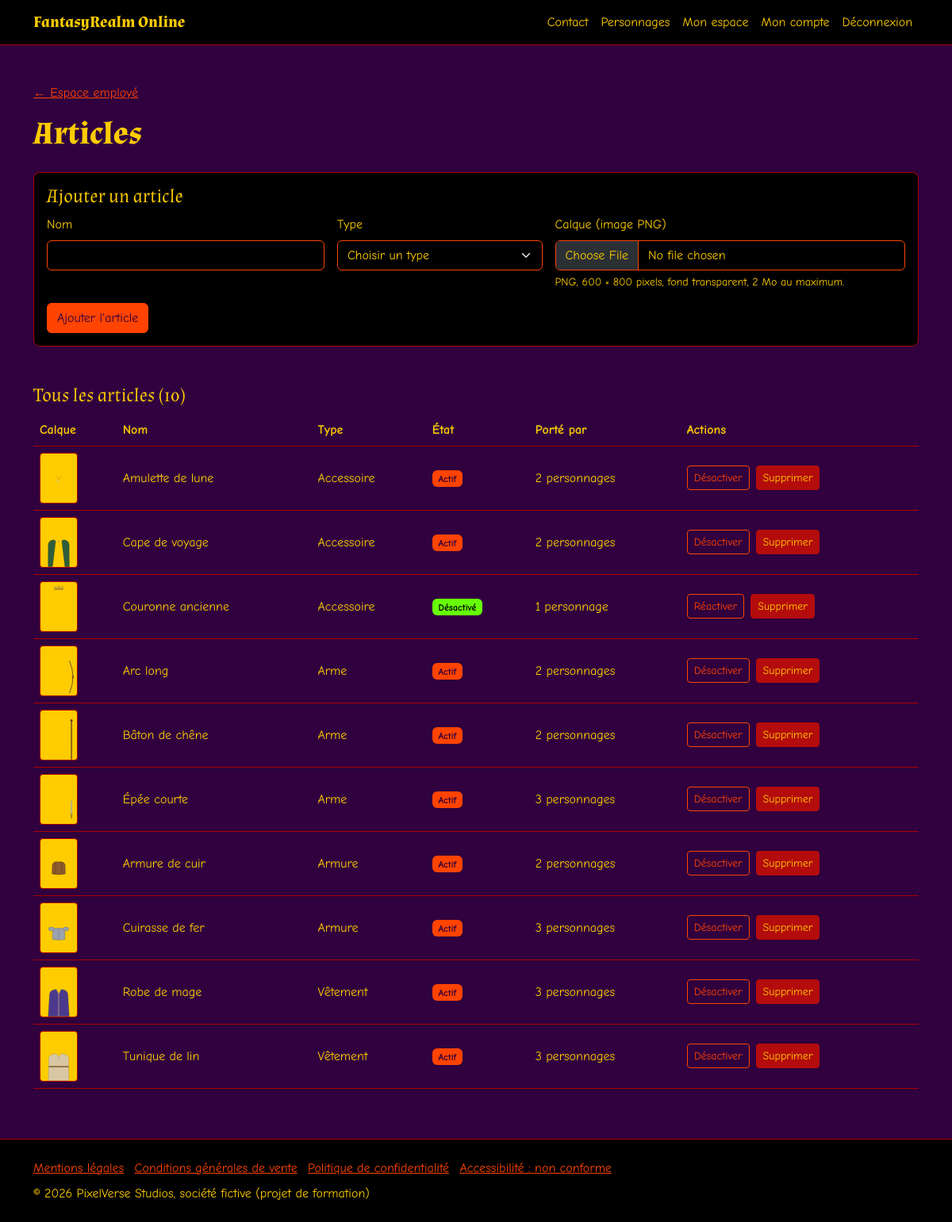
/employe/articles (signed in), run on the app's committed database.
### tables this page shows
CREATE TABLE article (
    id_article INT NOT NULL AUTO_INCREMENT,
    nom VARCHAR(50) NOT NULL,
     
    actif BOOLEAN NOT NULL DEFAULT TRUE,
     
     
    image VARCHAR(255) NOT NULL,
    type VARCHAR(50) NOT NULL,
    PRIMARY KEY (id_article),
     
    CONSTRAINT chk_article_type CHECK (type IN ('vetement', 'armure', 'accessoire', 'arme'))
);

### app/Controllers/Controller.php (called while the page is built, shortened)
<?php
class Controller
{
    protected function afficher(string $vue, string $titre, array $donnees = []): void
    {
        require __DIR__ . '/../Views/layout.php';
    }
}

### app/Controllers/EmployeController.php (called while the page is built, shortened)
<?php
class EmployeController extends Controller
{
    public function articles(): void
    {
        $this->afficherArticles([], '', '');
    }
    private function afficherArticles(array $erreurs, string $nom, string $type): void
    {
        $modele = new Article();
        $this->afficher('employe-articles', 'Articles (employé)', [
            'articles' => $modele->listerTous(),
            'types' => $modele->types(),
            'erreurs' => $erreurs,
            'nom' => $nom,
            'type' => $type,
        ]);
    }
}

### app/Core/Router.php (called while the page is built, shortened)
<?php
class Router
{
    private array $routes;
    public function __construct(array $routes)
    {
        $this->routes = $routes;
    }
    public function traiterRequete(): void
    {
        $cle = $this->construireCle();
        $nomMethode = $this->routes[$cle][1];
        $controleur = new $nomClasse();
        $controleur->$nomMethode();
    }
    private function construireCle(): string
    {
        $methode = $_SERVER['REQUEST_METHOD'];
        $chemin = parse_url($_SERVER['REQUEST_URI'], PHP_URL_PATH);
        return $methode . ' ' . $chemin;
    }
}

### public/index.php (called while the page is built, shortened)
<?php
$modeDeveloppement = isset($_ENV['APP_ENV']) && $_ENV['APP_ENV'] === 'dev';
try {
    $routes = require __DIR__ . '/../config/routes.php';
    $routeur = new App\Core\Router($routes);
    $routeur->traiterRequete();
} catch (Throwable $e) {
    if ($modeDeveloppement) {
        throw $e;
    }
    error_log(get_class($e) . ' : ' . $e->getMessage() . ' (' . $e->getFile() . ':' . $e->getLine() . ')');
    ob_clean();
    http_response_code(500);
    require __DIR__ . '/../app/Views/erreur-serveur.php';
}

### app/Core/Database.php (called while the page is built, shortened)
<?php
class Database
{
    private static ?PDO $connexion = null;
    public static function connexion(): PDO
    {
        if (self::$connexion === null) {
            $dsn = 'mysql:host=' . $_ENV['DB_HOST'] . ';dbname=' . $_ENV['DB_NAME'] . ';charset=utf8mb4';
            self::$connexion = new PDO($dsn, $_ENV['DB_USER'], $_ENV['DB_PASSWORD'], [
                PDO::ATTR_ERRMODE => PDO::ERRMODE_EXCEPTION,
                PDO::ATTR_DEFAULT_FETCH_MODE => PDO::FETCH_ASSOC,
                PDO::ATTR_EMULATE_PREPARES => false,
            ]);
        }
        return self::$connexion;
    }
}

### app/Models/Article.php (called while the page is built, shortened)
<?php
class Article
{
    public function listerTous(): array
    {
        $requete = Database::connexion()->query(
            'SELECT a.id_article, a.nom, a.type, a.image, a.actif, COUNT(d.id_personnage) AS nombre_personnages
             FROM article a
             LEFT JOIN dispose d ON d.id_article = a.id_article
             GROUP BY a.id_article, a.nom, a.type, a.image, a.actif
             ORDER BY a.type, a.nom'
        );
        return $requete->fetchAll();
    }
}

### app/Views/pages/employe-articles.php (the view, shortened to what this page needs)
<?php
$erreurs = $donnees['erreurs'];
?>
<div class="container py-5">
    <p><a href="/espace-employe">← Espace employé</a></p>
    <h1>Articles</h1>
    <section class="mt-4 filtres-galerie" aria-labelledby="titre-ajout">
        <h2 id="titre-ajout" class="h4">Ajouter un article</h2>
        <form method="post" action="/employe/article/ajouter" enctype="multipart/form-data">
            <div class="row g-3">
                <div class="col-md-4">
                    <label for="nom" class="form-label">Nom</label>
                    <input type="text" class="form-control<?php if (isset($erreurs['nom'])): ?> is-invalid<?php endif; ?>"
                           id="nom" name="nom" value="<?= htmlspecialchars($donnees['nom']) ?>" minlength="3" maxlength="50" required
                           <?php if (isset($erreurs['nom'])): ?>aria-invalid="true" aria-describedby="erreur-nom"<?php endif; ?>>
                </div>
                <div class="col-md-3">
                    <label for="type" class="form-label">Type</label>
                    <select class="form-select<?php if (isset($erreurs['type'])): ?> is-invalid<?php endif; ?>" id="type" name="type" required
                            <?php if (isset($erreurs['type'])): ?>aria-invalid="true" aria-describedby="erreur-type"<?php endif; ?>>
                        <option value="">Choisir un type</option>
                    </select>
                </div>
                <div class="col-md-5">
                    <label for="image" class="form-label">Calque (image PNG)</label>
                    <input type="file" class="form-control<?php if (isset($erreurs['image'])): ?> is-invalid<?php endif; ?>"
                           id="image" name="image" accept="image/png" required
                           aria-describedby="aide-image<?php if (isset($erreurs['image'])): ?> erreur-image<?php endif; ?>"
                           <?php if (isset($erreurs['image'])): ?>aria-invalid="true"<?php endif; ?>>
                    <div id="aide-image" class="form-text">PNG, 600 × 800 pixels, fond transparent, 2 Mo au maximum.</div>
                </div>
            </div>
            <button type="submit" class="btn btn-primary mt-3">Ajouter l'article</button>
        </form>
    </section>
    <section class="mt-5" aria-labelledby="titre-liste">
        <h2 id="titre-liste" class="h4">Tous les articles (<?= count($donnees['articles']) ?>)</h2>
        <div class="table-responsive">
            <table class="table align-middle">
                <thead>
                    <tr>
                        <th scope="col">Calque</th>
                        <th scope="col">Nom</th>
                        <th scope="col">Type</th>
                        <th scope="col">État</th>
                        <th scope="col">Porté par</th>
                        <th scope="col">Actions</th>
                    </tr>
                </thead>
                <tbody>
                    <?php foreach ($donnees['articles'] as $article): ?>
                        <?php
                        $nom = htmlspecialchars($article['nom']);
                        $nombre = (int) $article['nombre_personnages'];
                        ?>
                        <tr>
                            <td><img src="<?= htmlspecialchars($article['image']) ?>" alt="" class="miniature-article"></td>
                            <td><?= $nom ?></td>
                            <td><?= htmlspecialchars($donnees['types'][$article['type']]) ?></td>
                            <td>
                                <?php if ($article['actif']): ?>
                                    <span class="badge badge-partage">Actif</span>
                                <?php else: ?>
                                    <span class="badge badge-valide">Désactivé</span>
                                <?php endif; ?>
                            </td>
                            <td><?= $nombre ?> personnage<?php if ($nombre > 1): ?>s<?php endif; ?></td>
                            <td>
                                <div class="d-flex flex-wrap gap-2">
                                    <form method="post" action="/employe/article/basculer">
                                        <button type="submit" class="btn btn-sm btn-outline-primary">
                                            <?php if ($article['actif']): ?>Désactiver<?php else: ?>Réactiver<?php endif; ?><span class="visually-hidden"> <?= $nom ?></span>
                                        </button>
                                    </form>
                                    <form method="post" action="/employe/article/supprimer"
                                          data-confirmation="Supprimer définitivement « <?= $nom ?> » ? Il sera retiré de <?= $nombre ?> personnage(s).">
                                        <button type="submit" class="btn btn-sm btn-outline-danger">Supprimer<span class="visually-hidden"> <?= $nom ?></span></button>
                                    </form>
                                </div>
                            </td>
                        </tr>
                    <?php endforeach; ?>
                </tbody>
            </table>
        </div>
    </section>
</div>

### public/css/style.css (style rules this page uses)
:root { --couleur-fond: #30013e; --couleur-surface: #000000; --couleur-texte: #ffcc00; --couleur-bordure: #aa0000; --couleur-champ-fond: #000000; --couleur-bordure-champ: #ff4300; --couleur-primaire: #ff4300; --couleur-sur-primaire: #30013e; --couleur-secondaire: #aa0000; --couleur-sur-secondaire: #ffcc00; --couleur-focus: #ffcc00; --couleur-erreur: #b40c0c; --couleur-sur-erreur: #ffcc00; --couleur-succes: #66ff07; --couleur-avertissement: #18bdd0; --couleur-sur-etat: #000000; --couleur-avatar-fond: #ffcc00; --couleur-avatar-defaut: #9e9e9e; --couleur-lien-rgb: 255, 67, 0; --couleur-lien-survol-rgb: 255, 204, 0; --police-texte: "Comic Sans MS", "Comic Neue", "Comic Sans", "Chalkboard SE", cursive; --police-titre: "Almendra", Georgia, serif; }
:root { --bs-body-bg: var(--couleur-fond); --bs-body-color: var(--couleur-texte); --bs-body-font-family: var(--police-texte); --bs-emphasis-color: var(--couleur-texte); --bs-secondary-color: var(--couleur-texte); --bs-secondary-bg: var(--couleur-surface); --bs-border-color: var(--couleur-bordure); --bs-link-color-rgb: var(--couleur-lien-rgb); --bs-link-hover-color-rgb: var(--couleur-lien-survol-rgb); --bs-link-color: rgb(var(--couleur-lien-rgb)); --bs-link-hover-color: rgb(var(--couleur-lien-survol-rgb)); --bs-form-invalid-color: var(--couleur-sur-erreur); --bs-form-invalid-border-color: var(--couleur-sur-erreur); }
h1, h2, h3 { font-family: var(--police-titre); font-weight: 700; }
.btn-primary { --bs-btn-color: var(--couleur-sur-primaire); --bs-btn-bg: var(--couleur-primaire); --bs-btn-border-color: var(--couleur-primaire); --bs-btn-hover-color: var(--couleur-sur-secondaire); --bs-btn-hover-bg: var(--couleur-secondaire); --bs-btn-hover-border-color: var(--couleur-secondaire); --bs-btn-active-color: var(--couleur-sur-secondaire); --bs-btn-active-bg: var(--couleur-secondaire); --bs-btn-active-border-color: var(--couleur-secondaire); }
.btn-danger, .btn-outline-danger { --bs-btn-color: var(--couleur-sur-erreur); --bs-btn-bg: var(--couleur-erreur); --bs-btn-border-color: var(--couleur-erreur); --bs-btn-hover-color: var(--couleur-erreur); --bs-btn-hover-bg: var(--couleur-sur-erreur); --bs-btn-hover-border-color: var(--couleur-sur-erreur); --bs-btn-active-color: var(--couleur-erreur); --bs-btn-active-bg: var(--couleur-sur-erreur); --bs-btn-active-border-color: var(--couleur-sur-erreur); }
.btn-outline-primary { --bs-btn-color: var(--couleur-primaire); --bs-btn-border-color: var(--couleur-primaire); --bs-btn-hover-color: var(--couleur-sur-primaire); --bs-btn-hover-bg: var(--couleur-primaire); --bs-btn-hover-border-color: var(--couleur-primaire); --bs-btn-active-color: var(--couleur-sur-secondaire); --bs-btn-active-bg: var(--couleur-secondaire); --bs-btn-active-border-color: var(--couleur-secondaire); }
.filtres-galerie { padding: 1rem; background-color: var(--couleur-surface); border: 1px solid var(--couleur-bordure); border-radius: 0.5rem; }
.miniature-article { width: 3rem; aspect-ratio: 3 / 4; background-color: var(--couleur-avatar-fond); border: 1px solid var(--couleur-bordure); border-radius: 0.25rem; }
.badge-valide { background-color: var(--couleur-succes); color: var(--couleur-sur-etat); }
.badge-partage { background-color: var(--couleur-primaire); color: var(--couleur-sur-primaire); }
.form-control, .form-select, .form-check-input { border-color: var(--couleur-bordure-champ); background-color: var(--couleur-champ-fond); }
.table-responsive { position: relative; }
.badge { white-space: normal; }

### data on the page
article: image (picture), nom "Amulette de lune", type "Accessoire", actif "Actif", nombre "2"
article: image (picture), nom "Cape de voyage", type "Accessoire", actif "Actif", nombre "2"
article: image (picture), nom "Couronne ancienne", type "Accessoire", actif "Désactivé", nombre "1"
article: image (picture), nom "Arc long", type "Arme", actif "Actif", nombre "2", shows "s"
article: image (picture), nom "Bâton de chêne", type "Arme", actif "Actif", nombre "2", shows "s"
article: image (picture), nom "Épée courte", type "Arme", actif "Actif", nombre "3", shows "s"
article: image (picture), nom "Armure de cuir", type "Armure", actif "Actif", nombre "2", shows "s"
article: image (picture), nom "Cuirasse de fer", type "Armure", actif "Actif", nombre "3"
article: image (picture), nom "Robe de mage", type "Vêtement", actif "Actif", nombre "3", shows "s"
article: image (picture), nom "Tunique de lin", type "Vêtement", actif "Actif", nombre "3", shows "s"

### other printed values
$texte "Contact"
$texte "Personnages"
$texte "Mon espace"
$texte "Mon compte"
count($donnees['articles']) "10"
$texte "Mentions légales"
$texte "Conditions générales de vente"
$texte "Politique de confidentialité"
$texte "Accessibilité : non conforme"
